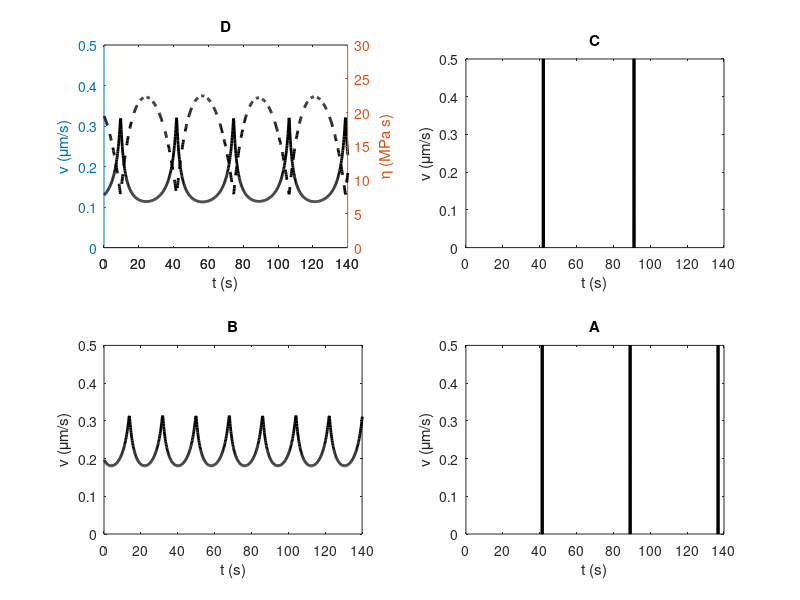

MATLAB code for this plot:
%Simple 1D (toy model) of oscillatory pollen tube growth as published in:
%Math. Model. Nat. Phenom.
%Vol. 8, No. 4, 2013, pp. 25{34
%DOI: 10.1051/mmnp/20138403
%Author: Jens Kroeger (2013)
%Free for reproduction with proper citation


%		                                    Declare variables and list units
%Declaration of main variables of the model.

deltat=0.0025;%time step for numerical integration
pressure=0.3; %Cytoplasmic pressure in MPa
r_0=6.0;%outter radius of pollen tube in microns
r_i=5.5;%inner radius of pollen tube in microns
caraclength=12.0;%characteristic length in microns
a_1=0.0145;%calcium absorption constant in min^{-1}
a_3=(1.5-1.5*(r_i/r_0)^2.0);
a_2=0.2;
a_6=1.5;%steepness of the sigmoid function characterizing the 
%stretch-activated calcium channels in seconds/micron
%variables for model I from 
%ROP1 is given by x
x=0.1;
%calcium is given by y
y=1;
betax=0.1;
betay=0.25;
alphax=0.25;
alphay=0.05;
xzero=0.1;
yzero=0.8;
Rzero=5;
Czero=3;
theta=8;
kappa=5;
b=0.05;
conductanceopen=150.0;%1200in picoSiemens
calcout=15000.0;%15000microMolar
calc=100.0;%microMolar
thresholdgrowthrate=63.0;
%thresholdgrowthrate=63.0/caraclength;
%micron/minute
time=256000;
thickness=zeros(1,time);
calctime=zeros(1,time);
growthrate=zeros(1,time);
viscositytime=zeros(1,time);
longtimeaxis=1:time;
xtime=zeros(1,time);
ytime=zeros(1,time);

%		Loop over different experimental conditions
% Beginning of loop over 4 different cases with different cell wall viscosity.

for ttt=1:4

    viscositymax=0.5-0.025*ttt;
    viscositynew=0.2*viscositymax;%Mpa min
    viscosity=0.8*viscositymax;%Mpa min

    %Beginning of loop time for solution of numerical integration. The variables
    %not be recorded over the first 9000 time steps as the feedback loop stabilizes
    %and the variables begin to oscillate regularly.

    for i=1:time
        calctime(i)=1.0;%microMolar
        growthrate(i)=19.0;%microns per min
        viscositytime(i)=10.0;%in MPa second
        thickness(i)=1.7;%microns

    end

    reso=round(time/8);
    thicknessresol=zeros(1,reso);
    calctimeresol=zeros(1,reso);
    growthrateresol=zeros(1,reso);
    viscositytimeresol=zeros(1,reso);
    timeaxis=zeros(1,reso);


    for i=1:reso
        timeaxis(i)=i*deltat*60.0;
        thicknessresol(i)=1.7;
        calctimereso(i)=1.0;%microMolar
        growthrateresol(i)=19.0;%microns per min
        viscositytimereso(i)=10.0;%in MPa second
    end
    
%		Loop over time for a given set of parameters
%Solution of differential equations using simple Newton model. Iteration of 
%variables according to model described in Math. Model. Nat. Phenom.
%Vol. 8, No. 4, 2013, pp. 25{34
%DOI: 10.1051/mmnp/20138403

    for t=90000:time
        ytime(t)=y;
        xtime(t)=x;
        y=y+deltat*(betay*(xtime(t-ceil(theta/60/deltat))+b)-alphay*y);
        fofx=0;
        if(x<Rzero)
            fofx=Rzero-x;
        end
        gofx=0;
        if y<Czero
            gofx=kappa*x*(Czero-y)/Rzero/Czero;
        end
        
        x=x+deltat*(betax*fofx*gofx-alphax*x);
        strainrate=growthrate(t-1)/caraclength;
        conductance=conductanceopen/(1.0+exp(-a_6*(caraclength*strainrate-caraclength*thresholdgrowthrate/caraclength)));
        R=1.5/pi*a_2*calc;%net vesicle fusion rate in microns per second
        secretion=0.05/R;
        thickness(t)=thickness(t-1)-deltat*secretion+0.01*(1-thickness(t-1)/viscositymax);
        calc=calc+deltat*conductance*(calcout-calc)-a_1*calc;
        viscosity=viscositytime(t-1)-deltat*viscositynew*R/thickness(t)+0.01*(1-viscosity/viscositymax);

%		Plot results
%Recording of variables for plots

        calctime(t)=calc;
        growthrate(t)=pressure*caraclength/viscosity/thickness(t)-0.1;
        viscositytime(t)=viscosity;
    end
    growthrate=growthrate/3.0;
    for i=1:reso
        thicknessresol(i)=thickness(i+time-reso);
        calctimeresol(i)=calctime(i+time-reso);
        growthrateresol(i)=growthrate(i+time-reso);
        viscositytimeresol(i)=thickness(i+time-reso);

    end
    growthrateresol=growthrateresol/60.0;% in microns/s
    viscositytimeresol=viscositytimeresol*60.0;% in MPa s

%Recording of arrays for figures A, B, C and D

    if ttt==1
        thicknessresolA=thicknessresol;
        calctimeresolA=calctimeresol;
        growthrateresolA=growthrateresol;
        viscositytimeresolA=viscositytimeresol;
    elseif ttt==2
        growthrateresolB=growthrateresol;
        viscositytimeresolB=viscositytimeresol;
    elseif ttt==3
        growthrateresolC=growthrateresol;
        viscositytimeresolC=viscositytimeresol;
    elseif ttt==4
    growthrateresolD=growthrateresol;
    viscositytimeresolD=viscositytimeresol;
    end

%Normalization of curves 

    growthrate=growthrate/60.0;
    viscositytime=viscositytime*60.0;


    viscositynorm=(viscositytimeresol-mean(viscositytimeresol))/max(viscositytimeresol)*5.0;
    calcnorm=(calctimeresol-mean(calctimeresol))/max(calctimeresol);
    thicknorm=(thicknessresol-mean(thicknessresol))/max(thicknessresol)*1.0;
    growthnorm=(growthrateresol-mean(growthrateresol))/max(growthrateresol)*1.0;
end

%Output plot

figure(1);

subplot(2,2,1);
[ax, h1, h2] = plotyy(timeaxis,growthrateresolA,timeaxis,viscositytimeresolA,'plot');
title('D');
set(h1,'Linewidth',2,'color','black')
set(h2,'LineStyle','--','Linewidth',2,'color','black')
set(h2,'color','black')
axes(ax(1))
axis([0 140 0 0.5]);
axes(ax(2))
axis([0 140 0 30]);
xlabel('t (s)'); % set the X label
%ylabel('v ({\mu}m/s)'); % set the Y label
set(get(ax(1), 'Ylabel'), 'String', 'v ({\mu}m/s)')
set(get(ax(2), 'Ylabel'), 'String', '\eta (MPa s)');

subplot(2,2,2);
plot(timeaxis,growthrateresolB,'color','black','Linewidth',2);
axis([0 140 0 0.5]);
title('C');
xlabel('t (s)'); % set the X label
ylabel('v ({\mu}m/s)'); % set the Y label

subplot(2,2,3);
plot(timeaxis,growthrateresolC,'color','black','Linewidth',2);
axis([0 140 0 0.5]);
title('B');
xlabel('t (s)'); % set the X label
ylabel('v ({\mu}m/s)'); % set the Y label
 
subplot(2,2,4);
plot(timeaxis,growthrateresolD,'color','black','Linewidth',2);
title('A');
axis([0 140 0 0.5]);
xlabel('t (s)'); % set the X label
ylabel('v ({\mu}m/s)'); % set the Y label
